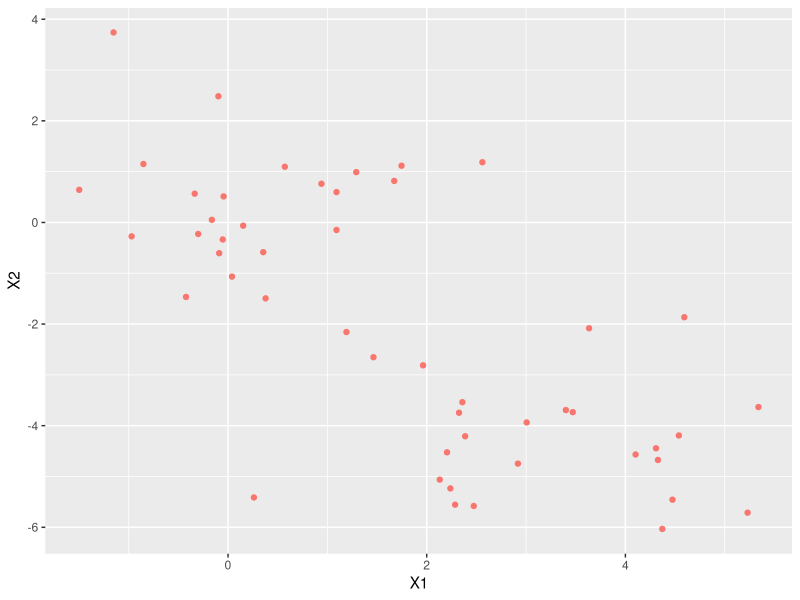

This figure's R source:
## ---- chunk 1
library(knitr)
opts_chunk$set(warning = FALSE, message = FALSE)
## ---- chunk 2
set.seed(304)
x <- matrix(rnorm(50 * 2), ncol = 2)
x[1:25, 1] <- x[1:25, 1] + 3
x[1:25, 2] <- x[1:25, 2] - 4
library(ggplot2)
library(dplyr)

d <- data.frame(x, group = as.factor(1))
p0 <- ggplot(d, aes(x = X1, y = X2, col = group)) +
  geom_point() + guides(colour=FALSE)

group <- as.factor(rep(1:2, each = 25))
d <- data.frame(x, group)
dc <- d %>%
  group_by(group) %>%
  summarize(meanX1 = mean(X1),
            meanX2 = mean(X2),
            SS1 = 24 * var(X1),
            SS2 = 24 * var(X2))
#sum(dc$SS1, dc$SS2)
p1 <- ggplot(d, aes(x = X1, y = X2, col = group)) +
  geom_point() + guides(colour=FALSE) +
  geom_point(data = dc, aes(x = meanX1, y = meanX2), shape = 2, col = "black", size = 2)

d <- data.frame(x, group = group[c(1:15, 26:35, 16:24, 35:50)])
dc <- d %>%
  group_by(group) %>%
  summarize(meanX1 = mean(X1),
            meanX2 = mean(X2),
            SS1 = 24 * var(X1),
            SS2 = 24 * var(X2))
#sum(dc$SS1, dc$SS2)
p2 <- ggplot(d, aes(x = X1, y = X2, col = group)) +
  geom_point() + guides(colour=FALSE) +
  geom_point(data = dc, aes(x = meanX1, y = meanX2), shape = 2, col = "black", size = 2)


d <- data.frame(x, group = group[c(6:25, 46:50, 1:5, 26:45)])
dc <- d %>%
  group_by(group) %>%
  summarize(meanX1 = mean(X1),
            meanX2 = mean(X2),
            SS1 = 24 * var(X1),
            SS2 = 24 * var(X2))
#sum(dc$SS1, dc$SS2)
p3 <- ggplot(d, aes(x = X1, y = X2, col = group)) +
  geom_point() + guides(colour=FALSE) +
  geom_point(data = dc, aes(x = meanX1, y = meanX2), shape = 2, col = "black", size = 2)
## ---- chunk 3
p0
